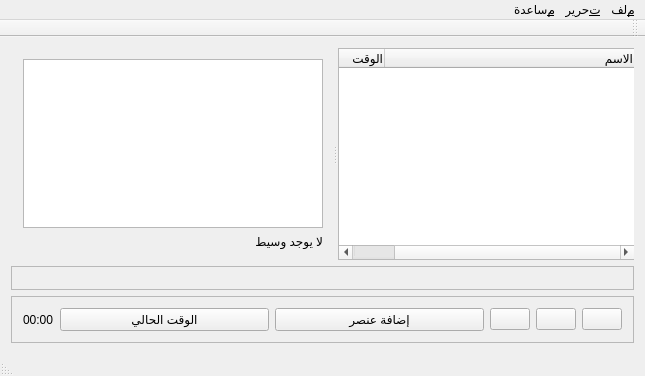
<?xml version="1.0" encoding="UTF-8"?>
<ui version="4.0">
 <class>MainWindow</class>
 <widget class="QMainWindow" name="MainWindow">
  <property name="geometry">
   <rect>
    <x>0</x>
    <y>0</y>
    <width>645</width>
    <height>376</height>
   </rect>
  </property>
  <property name="windowTitle">
   <string>MainWindow</string>
  </property>
  <property name="layoutDirection">
   <enum>Qt::RightToLeft</enum>
  </property>
  <widget class="QWidget" name="centralWidget">
   <layout class="QVBoxLayout" name="verticalLayout">
    <item>
     <widget class="QSplitter" name="splitter">
      <property name="orientation">
       <enum>Qt::Horizontal</enum>
      </property>
      <widget class="QTreeWidget" name="treeWidget">
       <property name="contextMenuPolicy">
        <enum>Qt::CustomContextMenu</enum>
       </property>
       <attribute name="headerDefaultSectionSize">
        <number>250</number>
       </attribute>
       <column>
        <property name="text">
         <string>الاسم</string>
        </property>
        <property name="textAlignment">
         <set>AlignRight|AlignVCenter</set>
        </property>
       </column>
       <column>
        <property name="text">
         <string>الوقت</string>
        </property>
        <property name="textAlignment">
         <set>AlignRight|AlignVCenter</set>
        </property>
       </column>
      </widget>
      <widget class="QWidget" name="layoutWidget">
       <layout class="QVBoxLayout" name="vLayoutInfo">
        <item>
         <widget class="QTextEdit" name="textEditAya">
          <property name="readOnly">
           <bool>true</bool>
          </property>
         </widget>
        </item>
        <item>
         <widget class="QLabel" name="labelInfo">
          <property name="sizePolicy">
           <sizepolicy hsizetype="Preferred" vsizetype="Fixed">
            <horstretch>0</horstretch>
            <verstretch>0</verstretch>
           </sizepolicy>
          </property>
          <property name="text">
           <string>لا يوجد وسيط</string>
          </property>
         </widget>
        </item>
       </layout>
      </widget>
     </widget>
    </item>
    <item>
     <widget class="QFrame" name="frame_2">
      <property name="sizePolicy">
       <sizepolicy hsizetype="Preferred" vsizetype="Fixed">
        <horstretch>0</horstretch>
        <verstretch>0</verstretch>
       </sizepolicy>
      </property>
      <property name="frameShape">
       <enum>QFrame::StyledPanel</enum>
      </property>
      <property name="frameShadow">
       <enum>QFrame::Raised</enum>
      </property>
      <layout class="QHBoxLayout" name="horizontalLayout_2">
       <item>
        <layout class="QHBoxLayout" name="hLayoutMedia"/>
       </item>
      </layout>
     </widget>
    </item>
    <item>
     <widget class="QFrame" name="frame">
      <property name="sizePolicy">
       <sizepolicy hsizetype="Preferred" vsizetype="Fixed">
        <horstretch>0</horstretch>
        <verstretch>0</verstretch>
       </sizepolicy>
      </property>
      <property name="frameShape">
       <enum>QFrame::StyledPanel</enum>
      </property>
      <property name="frameShadow">
       <enum>QFrame::Raised</enum>
      </property>
      <layout class="QHBoxLayout" name="horizontalLayout_4">
       <item>
        <layout class="QHBoxLayout" name="horizontalLayout_3">
         <item>
          <widget class="QPushButton" name="pButtonBack">
           <property name="sizePolicy">
            <sizepolicy hsizetype="Fixed" vsizetype="Fixed">
             <horstretch>0</horstretch>
             <verstretch>0</verstretch>
            </sizepolicy>
           </property>
           <property name="toolTip">
            <string>Backward Ctrl+B</string>
           </property>
           <property name="text">
            <string/>
           </property>
           <property name="shortcut">
            <string>Ctrl+B</string>
           </property>
           <property name="flat">
            <bool>false</bool>
           </property>
          </widget>
         </item>
         <item>
          <widget class="QPushButton" name="pButtonPlayPause">
           <property name="sizePolicy">
            <sizepolicy hsizetype="Fixed" vsizetype="Fixed">
             <horstretch>0</horstretch>
             <verstretch>0</verstretch>
            </sizepolicy>
           </property>
           <property name="toolTip">
            <string>Play Pause Ctrl+P</string>
           </property>
           <property name="text">
            <string/>
           </property>
           <property name="shortcut">
            <string>Ctrl+P</string>
           </property>
           <property name="flat">
            <bool>false</bool>
           </property>
          </widget>
         </item>
         <item>
          <widget class="QPushButton" name="pButtonForwar">
           <property name="sizePolicy">
            <sizepolicy hsizetype="Fixed" vsizetype="Fixed">
             <horstretch>0</horstretch>
             <verstretch>0</verstretch>
            </sizepolicy>
           </property>
           <property name="toolTip">
            <string>Forward Ctrl+N</string>
           </property>
           <property name="text">
            <string/>
           </property>
           <property name="shortcut">
            <string>Ctrl+N</string>
           </property>
           <property name="flat">
            <bool>false</bool>
           </property>
          </widget>
         </item>
         <item>
          <widget class="QPushButton" name="pButtonAddPoint">
           <property name="toolTip">
            <string>Add new time   Alt+Space</string>
           </property>
           <property name="text">
            <string>إضافة عنصر</string>
           </property>
           <property name="shortcut">
            <string>Alt+Space</string>
           </property>
          </widget>
         </item>
         <item>
          <widget class="QPushButton" name="pButtonCurPoint">
           <property name="toolTip">
            <string>Current time    Space</string>
           </property>
           <property name="text">
            <string>الوقت الحالي</string>
           </property>
           <property name="shortcut">
            <string>Space</string>
           </property>
          </widget>
         </item>
         <item>
          <widget class="QLabel" name="labelTime">
           <property name="sizePolicy">
            <sizepolicy hsizetype="Fixed" vsizetype="Preferred">
             <horstretch>0</horstretch>
             <verstretch>0</verstretch>
            </sizepolicy>
           </property>
           <property name="text">
            <string>00:00</string>
           </property>
          </widget>
         </item>
        </layout>
       </item>
      </layout>
     </widget>
    </item>
   </layout>
  </widget>
  <widget class="QMenuBar" name="menuBar">
   <property name="geometry">
    <rect>
     <x>0</x>
     <y>0</y>
     <width>645</width>
     <height>21</height>
    </rect>
   </property>
   <widget class="QMenu" name="menuFile">
    <property name="title">
     <string>&amp;ملف</string>
    </property>
    <addaction name="actionOpen"/>
    <addaction name="separator"/>
    <addaction name="action_Quit"/>
   </widget>
   <widget class="QMenu" name="menuEdit">
    <property name="title">
     <string>&amp;تحرير</string>
    </property>
    <addaction name="action_Creat_script"/>
    <addaction name="action_execute"/>
   </widget>
   <widget class="QMenu" name="menu_Help">
    <property name="title">
     <string>&amp;مساعدة</string>
    </property>
    <addaction name="actionAbout"/>
   </widget>
   <addaction name="menuFile"/>
   <addaction name="menuEdit"/>
   <addaction name="menu_Help"/>
  </widget>
  <widget class="QToolBar" name="mainToolBar">
   <attribute name="toolBarArea">
    <enum>TopToolBarArea</enum>
   </attribute>
   <attribute name="toolBarBreak">
    <bool>false</bool>
   </attribute>
  </widget>
  <widget class="QStatusBar" name="statusBar"/>
  <action name="actionOpen">
   <property name="text">
    <string>&amp;فتح</string>
   </property>
  </action>
  <action name="action_Creat_script">
   <property name="text">
    <string>&amp;انشاء سكريبت</string>
   </property>
  </action>
  <action name="action_execute">
   <property name="text">
    <string>&amp;تنفيذ</string>
   </property>
  </action>
  <action name="action_Quit">
   <property name="text">
    <string>&amp;خروج</string>
   </property>
  </action>
  <action name="actionAbout">
   <property name="text">
    <string>حول</string>
   </property>
  </action>
 </widget>
 <layoutdefault spacing="6" margin="11"/>
 <resources/>
 <connections/>
</ui>
